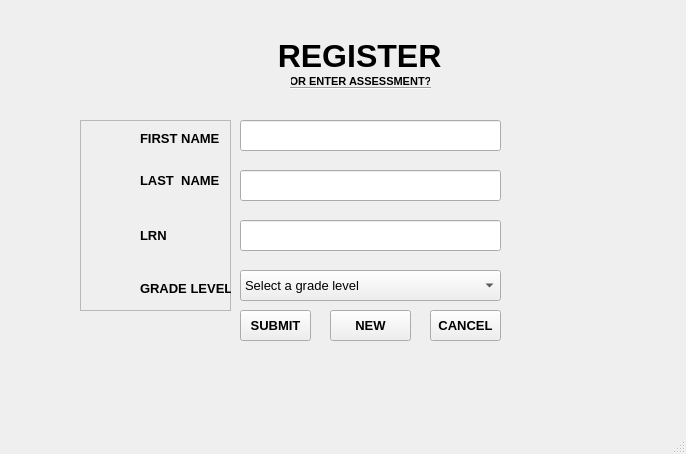
<?xml version="1.0" encoding="UTF-8"?>
<ui version="4.0">
 <class>Registration</class>
 <widget class="QMainWindow" name="Registration">
  <property name="geometry">
   <rect>
    <x>0</x>
    <y>0</y>
    <width>686</width>
    <height>454</height>
   </rect>
  </property>
  <property name="windowTitle">
   <string>MainWindow</string>
  </property>
  <widget class="QWidget" name="centralwidget">
   <widget class="QLineEdit" name="lineEdit">
    <property name="geometry">
     <rect>
      <x>240</x>
      <y>120</y>
      <width>261</width>
      <height>31</height>
     </rect>
    </property>
   </widget>
   <widget class="QPushButton" name="pushButton">
    <property name="geometry">
     <rect>
      <x>240</x>
      <y>310</y>
      <width>71</width>
      <height>31</height>
     </rect>
    </property>
    <property name="font">
     <font>
      <family>Arial</family>
      <pointsize>10</pointsize>
      <weight>75</weight>
      <bold>true</bold>
     </font>
    </property>
    <property name="text">
     <string>SUBMIT</string>
    </property>
   </widget>
   <widget class="QFrame" name="frame">
    <property name="geometry">
     <rect>
      <x>80</x>
      <y>120</y>
      <width>151</width>
      <height>191</height>
     </rect>
    </property>
    <property name="frameShape">
     <enum>QFrame::StyledPanel</enum>
    </property>
    <property name="frameShadow">
     <enum>QFrame::Raised</enum>
    </property>
    <widget class="QLabel" name="label">
     <property name="geometry">
      <rect>
       <x>60</x>
       <y>10</y>
       <width>81</width>
       <height>16</height>
      </rect>
     </property>
     <property name="font">
      <font>
       <family>Arial</family>
       <pointsize>10</pointsize>
       <weight>75</weight>
       <bold>true</bold>
      </font>
     </property>
     <property name="text">
      <string>FIRST NAME</string>
     </property>
    </widget>
    <widget class="QLabel" name="label_2">
     <property name="geometry">
      <rect>
       <x>60</x>
       <y>50</y>
       <width>81</width>
       <height>20</height>
      </rect>
     </property>
     <property name="font">
      <font>
       <family>Arial</family>
       <pointsize>10</pointsize>
       <weight>75</weight>
       <bold>true</bold>
      </font>
     </property>
     <property name="text">
      <string>LAST  NAME</string>
     </property>
    </widget>
    <widget class="QLabel" name="label_3">
     <property name="geometry">
      <rect>
       <x>60</x>
       <y>100</y>
       <width>41</width>
       <height>31</height>
      </rect>
     </property>
     <property name="font">
      <font>
       <family>Arial</family>
       <pointsize>10</pointsize>
       <weight>75</weight>
       <bold>true</bold>
      </font>
     </property>
     <property name="text">
      <string>LRN</string>
     </property>
    </widget>
    <widget class="QLabel" name="label_4">
     <property name="geometry">
      <rect>
       <x>60</x>
       <y>160</y>
       <width>91</width>
       <height>16</height>
      </rect>
     </property>
     <property name="font">
      <font>
       <family>Arial</family>
       <pointsize>10</pointsize>
       <weight>75</weight>
       <bold>true</bold>
      </font>
     </property>
     <property name="text">
      <string>GRADE LEVEL</string>
     </property>
    </widget>
   </widget>
   <widget class="QLabel" name="label_5">
    <property name="geometry">
     <rect>
      <x>260</x>
      <y>20</y>
      <width>191</width>
      <height>71</height>
     </rect>
    </property>
    <property name="font">
     <font>
      <family>Arial</family>
      <pointsize>24</pointsize>
      <weight>75</weight>
      <bold>true</bold>
     </font>
    </property>
    <property name="text">
     <string>  REGISTER</string>
    </property>
    <property name="scaledContents">
     <bool>true</bool>
    </property>
    <property name="wordWrap">
     <bool>false</bool>
    </property>
   </widget>
   <widget class="QLineEdit" name="lineEdit_2">
    <property name="geometry">
     <rect>
      <x>240</x>
      <y>170</y>
      <width>261</width>
      <height>31</height>
     </rect>
    </property>
   </widget>
   <widget class="QLineEdit" name="lineEdit_3">
    <property name="geometry">
     <rect>
      <x>240</x>
      <y>220</y>
      <width>261</width>
      <height>31</height>
     </rect>
    </property>
   </widget>
   <widget class="QPushButton" name="pushButton_3">
    <property name="geometry">
     <rect>
      <x>290</x>
      <y>70</y>
      <width>141</width>
      <height>23</height>
     </rect>
    </property>
    <property name="palette">
     <palette>
      <active>
       <colorrole role="WindowText">
        <brush brushstyle="SolidPattern">
         <color alpha="255">
          <red>0</red>
          <green>0</green>
          <blue>0</blue>
         </color>
        </brush>
       </colorrole>
       <colorrole role="Button">
        <brush brushstyle="SolidPattern">
         <color alpha="255">
          <red>0</red>
          <green>0</green>
          <blue>255</blue>
         </color>
        </brush>
       </colorrole>
       <colorrole role="Light">
        <brush brushstyle="SolidPattern">
         <color alpha="255">
          <red>127</red>
          <green>127</green>
          <blue>255</blue>
         </color>
        </brush>
       </colorrole>
       <colorrole role="Midlight">
        <brush brushstyle="SolidPattern">
         <color alpha="255">
          <red>63</red>
          <green>63</green>
          <blue>255</blue>
         </color>
        </brush>
       </colorrole>
       <colorrole role="Dark">
        <brush brushstyle="SolidPattern">
         <color alpha="255">
          <red>0</red>
          <green>0</green>
          <blue>127</blue>
         </color>
        </brush>
       </colorrole>
       <colorrole role="Mid">
        <brush brushstyle="SolidPattern">
         <color alpha="255">
          <red>0</red>
          <green>0</green>
          <blue>170</blue>
         </color>
        </brush>
       </colorrole>
       <colorrole role="Text">
        <brush brushstyle="SolidPattern">
         <color alpha="255">
          <red>0</red>
          <green>0</green>
          <blue>0</blue>
         </color>
        </brush>
       </colorrole>
       <colorrole role="BrightText">
        <brush brushstyle="SolidPattern">
         <color alpha="255">
          <red>255</red>
          <green>255</green>
          <blue>255</blue>
         </color>
        </brush>
       </colorrole>
       <colorrole role="ButtonText">
        <brush brushstyle="SolidPattern">
         <color alpha="255">
          <red>0</red>
          <green>0</green>
          <blue>0</blue>
         </color>
        </brush>
       </colorrole>
       <colorrole role="Base">
        <brush brushstyle="SolidPattern">
         <color alpha="255">
          <red>255</red>
          <green>255</green>
          <blue>255</blue>
         </color>
        </brush>
       </colorrole>
       <colorrole role="Window">
        <brush brushstyle="SolidPattern">
         <color alpha="255">
          <red>0</red>
          <green>0</green>
          <blue>255</blue>
         </color>
        </brush>
       </colorrole>
       <colorrole role="Shadow">
        <brush brushstyle="SolidPattern">
         <color alpha="255">
          <red>0</red>
          <green>0</green>
          <blue>0</blue>
         </color>
        </brush>
       </colorrole>
       <colorrole role="AlternateBase">
        <brush brushstyle="SolidPattern">
         <color alpha="255">
          <red>127</red>
          <green>127</green>
          <blue>255</blue>
         </color>
        </brush>
       </colorrole>
       <colorrole role="ToolTipBase">
        <brush brushstyle="SolidPattern">
         <color alpha="255">
          <red>255</red>
          <green>255</green>
          <blue>220</blue>
         </color>
        </brush>
       </colorrole>
       <colorrole role="ToolTipText">
        <brush brushstyle="SolidPattern">
         <color alpha="255">
          <red>0</red>
          <green>0</green>
          <blue>0</blue>
         </color>
        </brush>
       </colorrole>
       <colorrole role="PlaceholderText">
        <brush brushstyle="SolidPattern">
         <color alpha="128">
          <red>0</red>
          <green>0</green>
          <blue>0</blue>
         </color>
        </brush>
       </colorrole>
      </active>
      <inactive>
       <colorrole role="WindowText">
        <brush brushstyle="SolidPattern">
         <color alpha="255">
          <red>0</red>
          <green>0</green>
          <blue>0</blue>
         </color>
        </brush>
       </colorrole>
       <colorrole role="Button">
        <brush brushstyle="SolidPattern">
         <color alpha="255">
          <red>0</red>
          <green>0</green>
          <blue>255</blue>
         </color>
        </brush>
       </colorrole>
       <colorrole role="Light">
        <brush brushstyle="SolidPattern">
         <color alpha="255">
          <red>127</red>
          <green>127</green>
          <blue>255</blue>
         </color>
        </brush>
       </colorrole>
       <colorrole role="Midlight">
        <brush brushstyle="SolidPattern">
         <color alpha="255">
          <red>63</red>
          <green>63</green>
          <blue>255</blue>
         </color>
        </brush>
       </colorrole>
       <colorrole role="Dark">
        <brush brushstyle="SolidPattern">
         <color alpha="255">
          <red>0</red>
          <green>0</green>
          <blue>127</blue>
         </color>
        </brush>
       </colorrole>
       <colorrole role="Mid">
        <brush brushstyle="SolidPattern">
         <color alpha="255">
          <red>0</red>
          <green>0</green>
          <blue>170</blue>
         </color>
        </brush>
       </colorrole>
       <colorrole role="Text">
        <brush brushstyle="SolidPattern">
         <color alpha="255">
          <red>0</red>
          <green>0</green>
          <blue>0</blue>
         </color>
        </brush>
       </colorrole>
       <colorrole role="BrightText">
        <brush brushstyle="SolidPattern">
         <color alpha="255">
          <red>255</red>
          <green>255</green>
          <blue>255</blue>
         </color>
        </brush>
       </colorrole>
       <colorrole role="ButtonText">
        <brush brushstyle="SolidPattern">
         <color alpha="255">
          <red>0</red>
          <green>0</green>
          <blue>0</blue>
         </color>
        </brush>
       </colorrole>
       <colorrole role="Base">
        <brush brushstyle="SolidPattern">
         <color alpha="255">
          <red>255</red>
          <green>255</green>
          <blue>255</blue>
         </color>
        </brush>
       </colorrole>
       <colorrole role="Window">
        <brush brushstyle="SolidPattern">
         <color alpha="255">
          <red>0</red>
          <green>0</green>
          <blue>255</blue>
         </color>
        </brush>
       </colorrole>
       <colorrole role="Shadow">
        <brush brushstyle="SolidPattern">
         <color alpha="255">
          <red>0</red>
          <green>0</green>
          <blue>0</blue>
         </color>
        </brush>
       </colorrole>
       <colorrole role="AlternateBase">
        <brush brushstyle="SolidPattern">
         <color alpha="255">
          <red>127</red>
          <green>127</green>
          <blue>255</blue>
         </color>
        </brush>
       </colorrole>
       <colorrole role="ToolTipBase">
        <brush brushstyle="SolidPattern">
         <color alpha="255">
          <red>255</red>
          <green>255</green>
          <blue>220</blue>
         </color>
        </brush>
       </colorrole>
       <colorrole role="ToolTipText">
        <brush brushstyle="SolidPattern">
         <color alpha="255">
          <red>0</red>
          <green>0</green>
          <blue>0</blue>
         </color>
        </brush>
       </colorrole>
       <colorrole role="PlaceholderText">
        <brush brushstyle="SolidPattern">
         <color alpha="128">
          <red>0</red>
          <green>0</green>
          <blue>0</blue>
         </color>
        </brush>
       </colorrole>
      </inactive>
      <disabled>
       <colorrole role="WindowText">
        <brush brushstyle="SolidPattern">
         <color alpha="255">
          <red>0</red>
          <green>0</green>
          <blue>127</blue>
         </color>
        </brush>
       </colorrole>
       <colorrole role="Button">
        <brush brushstyle="SolidPattern">
         <color alpha="255">
          <red>0</red>
          <green>0</green>
          <blue>255</blue>
         </color>
        </brush>
       </colorrole>
       <colorrole role="Light">
        <brush brushstyle="SolidPattern">
         <color alpha="255">
          <red>127</red>
          <green>127</green>
          <blue>255</blue>
         </color>
        </brush>
       </colorrole>
       <colorrole role="Midlight">
        <brush brushstyle="SolidPattern">
         <color alpha="255">
          <red>63</red>
          <green>63</green>
          <blue>255</blue>
         </color>
        </brush>
       </colorrole>
       <colorrole role="Dark">
        <brush brushstyle="SolidPattern">
         <color alpha="255">
          <red>0</red>
          <green>0</green>
          <blue>127</blue>
         </color>
        </brush>
       </colorrole>
       <colorrole role="Mid">
        <brush brushstyle="SolidPattern">
         <color alpha="255">
          <red>0</red>
          <green>0</green>
          <blue>170</blue>
         </color>
        </brush>
       </colorrole>
       <colorrole role="Text">
        <brush brushstyle="SolidPattern">
         <color alpha="255">
          <red>0</red>
          <green>0</green>
          <blue>127</blue>
         </color>
        </brush>
       </colorrole>
       <colorrole role="BrightText">
        <brush brushstyle="SolidPattern">
         <color alpha="255">
          <red>255</red>
          <green>255</green>
          <blue>255</blue>
         </color>
        </brush>
       </colorrole>
       <colorrole role="ButtonText">
        <brush brushstyle="SolidPattern">
         <color alpha="255">
          <red>0</red>
          <green>0</green>
          <blue>127</blue>
         </color>
        </brush>
       </colorrole>
       <colorrole role="Base">
        <brush brushstyle="SolidPattern">
         <color alpha="255">
          <red>0</red>
          <green>0</green>
          <blue>255</blue>
         </color>
        </brush>
       </colorrole>
       <colorrole role="Window">
        <brush brushstyle="SolidPattern">
         <color alpha="255">
          <red>0</red>
          <green>0</green>
          <blue>255</blue>
         </color>
        </brush>
       </colorrole>
       <colorrole role="Shadow">
        <brush brushstyle="SolidPattern">
         <color alpha="255">
          <red>0</red>
          <green>0</green>
          <blue>0</blue>
         </color>
        </brush>
       </colorrole>
       <colorrole role="AlternateBase">
        <brush brushstyle="SolidPattern">
         <color alpha="255">
          <red>0</red>
          <green>0</green>
          <blue>255</blue>
         </color>
        </brush>
       </colorrole>
       <colorrole role="ToolTipBase">
        <brush brushstyle="SolidPattern">
         <color alpha="255">
          <red>255</red>
          <green>255</green>
          <blue>220</blue>
         </color>
        </brush>
       </colorrole>
       <colorrole role="ToolTipText">
        <brush brushstyle="SolidPattern">
         <color alpha="255">
          <red>0</red>
          <green>0</green>
          <blue>0</blue>
         </color>
        </brush>
       </colorrole>
       <colorrole role="PlaceholderText">
        <brush brushstyle="SolidPattern">
         <color alpha="128">
          <red>0</red>
          <green>0</green>
          <blue>0</blue>
         </color>
        </brush>
       </colorrole>
      </disabled>
     </palette>
    </property>
    <property name="font">
     <font>
      <family>Arial</family>
      <pointsize>8</pointsize>
      <weight>75</weight>
      <bold>true</bold>
     </font>
    </property>
    <property name="text">
     <string>OR ENTER ASSESSMENT?</string>
    </property>
    <property name="flat">
     <bool>true</bool>
    </property>
   </widget>
   <widget class="Line" name="line">
    <property name="geometry">
     <rect>
      <x>290</x>
      <y>80</y>
      <width>141</width>
      <height>16</height>
     </rect>
    </property>
    <property name="orientation">
     <enum>Qt::Horizontal</enum>
    </property>
   </widget>
   <widget class="QComboBox" name="comboBox">
    <property name="geometry">
     <rect>
      <x>240</x>
      <y>270</y>
      <width>261</width>
      <height>31</height>
     </rect>
    </property>
    <property name="font">
     <font>
      <family>Arial</family>
      <pointsize>10</pointsize>
      <weight>50</weight>
      <bold>false</bold>
     </font>
    </property>
    <property name="editable">
     <bool>false</bool>
    </property>
    <item>
     <property name="text">
      <string>Select a grade level</string>
     </property>
    </item>
    <item>
     <property name="text">
      <string>7</string>
     </property>
    </item>
    <item>
     <property name="text">
      <string>8</string>
     </property>
    </item>
    <item>
     <property name="text">
      <string>9</string>
     </property>
    </item>
    <item>
     <property name="text">
      <string>10</string>
     </property>
    </item>
   </widget>
   <widget class="QPushButton" name="pushButton_4">
    <property name="geometry">
     <rect>
      <x>330</x>
      <y>310</y>
      <width>81</width>
      <height>31</height>
     </rect>
    </property>
    <property name="font">
     <font>
      <family>Arial</family>
      <pointsize>10</pointsize>
      <weight>75</weight>
      <bold>true</bold>
     </font>
    </property>
    <property name="text">
     <string>NEW</string>
    </property>
   </widget>
   <widget class="QPushButton" name="pushButton_5">
    <property name="geometry">
     <rect>
      <x>430</x>
      <y>310</y>
      <width>71</width>
      <height>31</height>
     </rect>
    </property>
    <property name="font">
     <font>
      <family>Arial</family>
      <pointsize>10</pointsize>
      <weight>75</weight>
      <bold>true</bold>
     </font>
    </property>
    <property name="text">
     <string>CANCEL</string>
    </property>
   </widget>
  </widget>
  <widget class="QMenuBar" name="menubar">
   <property name="geometry">
    <rect>
     <x>0</x>
     <y>0</y>
     <width>686</width>
     <height>21</height>
    </rect>
   </property>
  </widget>
  <widget class="QStatusBar" name="statusbar"/>
 </widget>
 <resources/>
 <connections/>
</ui>
